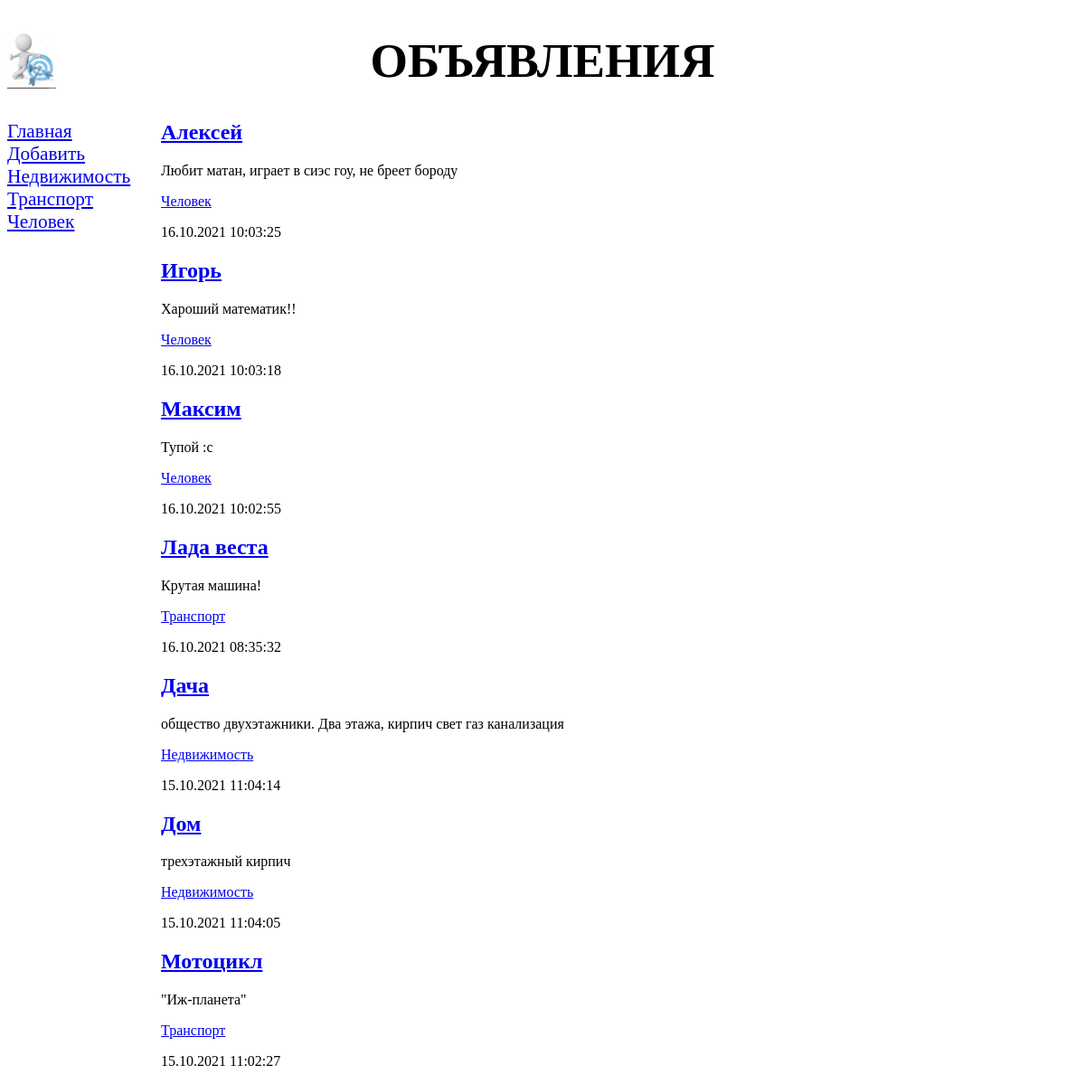
/bboard/, run on the app's committed database.
### bboard/models.py (models this page shows, shortened)
class Rubric(models.Model):
    name = models.CharField(max_length=20, db_index=True, verbose_name='Название')
    class Meta:
        verbose_name_plural = 'Рубрики'
        verbose_name = 'Рубрика'
        ordering = ['name']

class Bb(models.Model):
    title = models.CharField(max_length=50, verbose_name='Товар')
    content = models.TextField(null=True, blank=True, verbose_name='Описание')
    price = models.FloatField(null=True, blank=True, verbose_name='Цена')
    published = models.DateTimeField(auto_now=True, db_index=True, verbose_name='Опубликовано')
    rubric = models.ForeignKey('Rubric', null=True, on_delete=models.PROTECT, verbose_name='Рубрика')
    class Meta:
        verbose_name_plural = 'Объявления'
        verbose_name = 'Объявление'
        ordering = ['-published']

### bboard/views.py (the view)
# urls.py: path('', index, name='index')
def index(request):
    bbs = Bb.objects.all()
    rubrics = Rubric.objects.all()
    context = {'bbs': bbs, 'rubrics': rubrics}
    return render(request, 'bboard/index.html', context)

### bboard/templates/bboard/index.html
{% extends 'layout/basic.html' %}
{% block content %}
{% for bb in bbs %}
<div>
    <a href="{% url 'detail' bb.pk %}"><h2>{{ bb.title }}</h2></a>
    <p>{{ bb.content }}</p>
    <p><a href="{% url 'by_rubric' bb.rubric.pk %}">{{ bb.rubric.name }}</a></p>
    <p>{{ bb.published|date:"d.m.Y H:i:s" }}</p>
</div>
{% endfor %}
{% endblock %}

### bboard/templates/layout/basic.html (shortened to what this page needs)
<!DOCTYPE html>
{% load static %}
<html lang="en">
<head>
    <link rel="stylesheet" type="text/css" href="{% static 'bboard/style.css' %}">
</head>
<body>
    <header>
        <h1>Объявления</h1>
    </header>
    <nav>
        <a href="{% url 'index' %}">Главная</a>
        <a href="{% url 'add' %}">Добавить</a>
        {% for rubric in rubrics %}
        <a href="{% url 'by_rubric' rubric.pk %}">{{ rubric.name }}</a>
        {% endfor %}
    </nav>
    <section>
        {% block content %}
        {% endblock %}
    </section>
</body>
</html>

### bboard/static/bboard/style.css (style rules this page uses)
header h1 { font-size: 40pt; text-transform: uppercase; text-align: center; background: url("bg.jpg") left / auto 100% no-repeat; }
nav { font-size: 16pt; width: 150px; float: left; }
nav a { display: block; margin: 10px Opx; }
section { margin-left: 170px; }

### data on the page
Rubric: name "Недвижимость"
Rubric: name "Транспорт"
Rubric: name "Человек"
Bb: title "Алексей", content "Любит матан, играет в сиэс гоу, не бреет бороду", rubric.name "Человек", published "16.10.2021 10:03:25"
Bb: title "Игорь", content "Хароший математик!!", rubric.name "Человек", published "16.10.2021 10:03:18"
Bb: title "Максим", content "Тупой :c", rubric.name "Человек", published "16.10.2021 10:02:55"
Bb: title "Лада веста", content "Крутая машина!", rubric.name "Транспорт", published "16.10.2021 08:35:32"
Bb: title "Дача", content "общество двухэтажники. Два этажа, кирпич свет газ канализация", rubric.name "Недвижимость", published "15.10.2021 11:04:14"
Bb: title "Дом", content "трехэтажный кирпич", rubric.name "Недвижимость", published "15.10.2021 11:04:05"
Bb: title "Мотоцикл", content "\"Иж-планета\"", rubric.name "Транспорт", published "15.10.2021 11:02:27"
